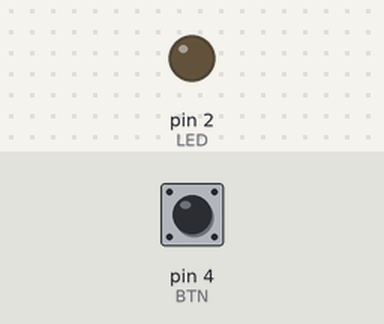
Bench run of a sketch on a simulated Arduino Uno, built with avr-gcc and run on an emulated ATmega328P. Shown: output pins drawn as LEDs (lit = HIGH). Dashed ring = blinking. The inputs (shaded band) are chosen by the test bench; at power-on: pin 4 (BTN) HIGH.

Above: at 1.2 s.
1.3 s: pin 4 (BTN) pulled LOW for 1 s
At 2.6 s:
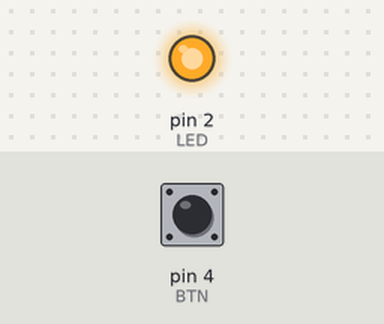
3.8 s: pin 4 (BTN) pulled LOW for 0.15 s
At 5.0 s:
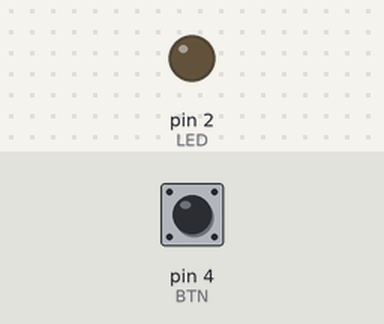
5.4 s: pin 4 (BTN) pulled LOW for 3.2 s
At 5.55 s:
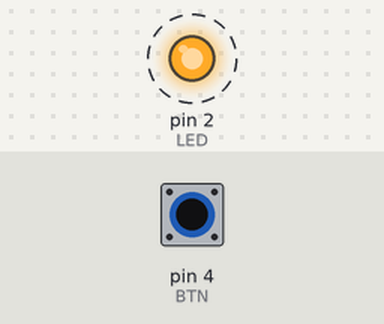
Timing chart, 0 to 10.0 s (numbered marks = the images above; inputs shaded):
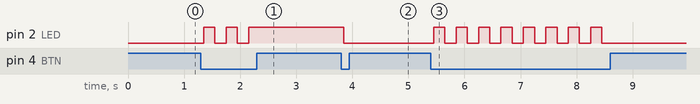

Measured:
- after the input at 1.3 s, pin 2 (LED): alternates HIGH for 0.20 s and LOW for 0.20 s, 5 changes in all, then stays HIGH, starting after 0.05 s
- after the input at 3.8 s, pin 2 (LED): HIGH → LOW after 0.05 s
- after the input at 5.4 s, pin 2 (LED): alternates HIGH for 0.20 s and LOW for 0.20 s, 16 changes in all, then stays LOW, starting after 0.05 s

The sketch:

Smart_Button_LED_Toggle.ino
```cpp
#define LED 2
#define BTN 4

bool ledState = LOW;
bool last = HIGH;
unsigned long tm = 0;

void setup() {
  pinMode(LED, OUTPUT);
  pinMode(BTN, INPUT_PULLUP);
}

void loop() {
  bool now = digitalRead(BTN);
  if(now != last) tm = millis();
  if(millis() - tm > 50) {
    if(now == LOW) {
      ledState = !ledState;
      digitalWrite(LED, ledState);
      delay(200);
    }
  }
  last = now;
}
```
